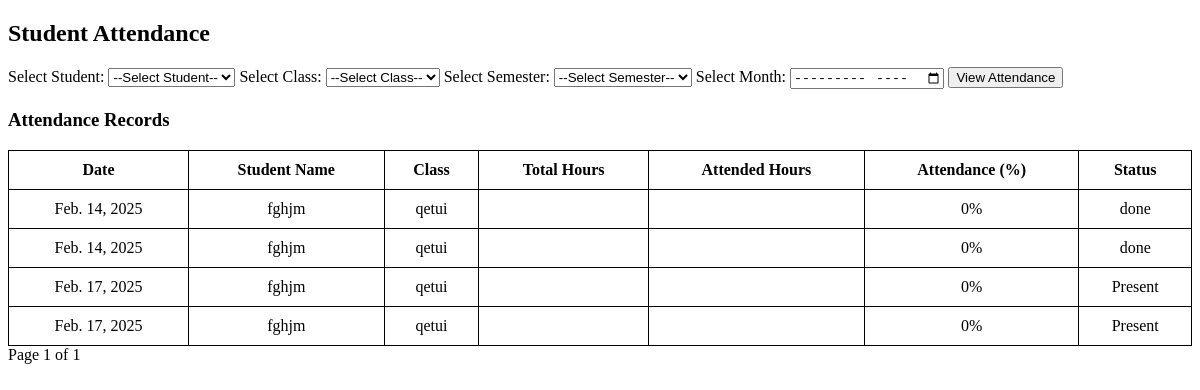
Screenshot of /attendanceview/ with the database file from the repository.
### SynChronisApp/models.py (models this page shows)
class AttendanceTable(models.Model):
    StudentName = models.ForeignKey(StudentTable, on_delete=models.CASCADE, null=True, blank=True)
    Date = models.DateField(null=True, blank=True)
    Period = models.CharField(max_length=50, null=True, blank=True)
    Status = models.CharField(max_length=50, null=True, blank=True)
    Attendance = models.IntegerField(null=True, blank=True)

class StudentTable(models.Model):
    Register_no = models.CharField(max_length=50, null=True, blank=True)
    Department = models.ForeignKey(DepartmentsTable, on_delete=models.CASCADE, null=True, blank=True)
    Semester = models.ForeignKey(SemesterTable, on_delete=models.CASCADE, null=True, blank=True)
    LOGIN = models.ForeignKey(LoginTable, on_delete=models.CASCADE, null=True, blank=True)
    ClassName = models.ForeignKey(ClassTable, on_delete=models.CASCADE, null=True, blank=True)
    StudentName = models.CharField(max_length=50, null=True, blank=True)
    Admission_no = models.CharField(max_length=50, null=True, blank=True)
    BatchYear = models.CharField(max_length=50, null=True, blank=True)
    Age = models.IntegerField(null=True, blank=True)
    Gender = models.CharField(max_length=50, null=True, blank=True)
    CourseName = models.ForeignKey(CourseTable, on_delete=models.CASCADE, null=True, blank=True)
    Date_of_birth = models.DateField(null=True, blank=True)
    Blood_group = models.CharField(max_length=50, null=True, blank=True)
    Guardian_name = models.CharField(max_length=50, null=True, blank=True)
    Guardian_relation = models.CharField(max_length=50, null=True, blank=True)
    Guardian_phone = models.BigIntegerField(null=True, blank=True)
    Email = models.CharField(max_length=50, null=True, blank=True)
    Address = models.CharField(max_length=50, null=True, blank=True)
    Phone_number = models.BigIntegerField(null=True, blank=True)

class ClassTable(models.Model):
    CType = [
        ('Class Room', 'Class Room'),
        ('Computer Lab', 'Computer Lab'),
        ('Electronics Lab', 'Electronics Lab'),
        ('Physics Lab', 'Physics Lab'),
        ('Chemistry Lab', 'Chemistry Lab'),
        ('Biology Lab', 'Biology Lab'),
        ('Maths Lab', 'Maths Lab'),
        ('Library', 'Library'),
        ('Auditorium', 'Auditorium'),
        ('Seminar Hall', 'Seminar Hall'),
    ]
    Semester = models.ForeignKey(SemesterTable, on_delete=models.CASCADE, null=True, blank=True)
    TeacherName = models.ForeignKey(TeacherTable, on_delete=models.CASCADE, null=True, blank=True)
    ClassName = models.CharField(max_length=50, null=True, blank=True)
    ClassType = models.CharField(max_length=50, choices=CType, null=True, blank=True)
    Latitude = models.CharField(max_length=50, null=True, blank=True)
    Longitude = models.CharField(max_length=50, null=True, blank=True)
    Location_name = models.CharField(max_length=50, null=True, blank=True)
    Radius = models.IntegerField(null=True, blank=True)

### SynChronisApp/views.py (the view)
# urls.py: path('attendanceview/', views.AttendanceView.as_view(), name='attendanceview'),
class AttendanceView(View):
    def get(self, request):
        semesters = SemesterTable.objects.all()
        students = StudentTable.objects.all()
        classes = ClassTable.objects.all()
        attendance = AttendanceTable.objects.all()
        page = request.GET.get('page', 1)
        paginator = Paginator(attendance, 10)  # Adjust number per page as needed
        paged_attendance = paginator.get_page(page)
        return render(request, 'attendanceview.html', {
            'attendance': paged_attendance,
            'students': students,
            'classes': classes,
            'semesters': semesters
        })

### templates/attendanceview.html (shortened to what this page needs)
<!DOCTYPE html>
<html>
<head>
</head>
<body>
    <h2>Student Attendance</h2>
    <div class="filter-section">
        <form method="GET" action="">
            <label for="student">Select Student:</label>
            <select name="student" id="student">
                <option value="">--Select Student--</option>
            </select>
            <label for="class">Select Class:</label>
            <select name="class" id="class">
                <option value="">--Select Class--</option>
            </select>
            <label for="semester">Select Semester:</label>
            <select name="semester" id="semester">
                <option value="">--Select Semester--</option>
            </select>
            <label for="month">Select Month:</label>
            <input type="month" name="month" id="month">
            <button type="submit">View Attendance</button>
        </form>
    </div>
    <h3>Attendance Records</h3>
    <table>
        <thead>
            <tr>
                <th>Date</th>
                <th>Student Name</th>
                <th>Class</th>
                <th>Total Hours</th>
                <th>Attended Hours</th>
                <th>Attendance (%)</th>
                <th>Status</th>
            </tr>
        </thead>
        <tbody>
            {% for record in attendance %}
                <tr>
                    <td>{{ record.Date }}</td>
                    <td>{{ record.StudentName.StudentName }}</td>
                    <td>{{ record.StudentName.ClassName.ClassName }}</td>
                    <td>{{ record.TotalHours }}</td>
                    <td>{{ record.AttendedHours }}</td>
                    <td>
                        {% if record.TotalHours > 0 %}
                            {{ record.AttendedHours|floatformat:2 }} / {{ record.TotalHours }}
                            ({{ record.AttendedHours|divisibleby:record.TotalHours|floatformat:2 }}%)
                        {% else %}
                            0%
                        {% endif %}
                    </td>
                    <td>{{ record.Status }}</td>
                </tr>
            {% endfor %}
        </tbody>
    </table>
    <div>
        Page {{ attendance.number }} of {{ attendance.paginator.num_pages }}
    </div>
</body>
</html>

### templates/attendanceview.html (style rules this page uses)
table { width: 100%; border-collapse: collapse; }
table, th, td { border: 1px solid black; }
th, td { padding: 10px; text-align: center; }
.filter-section { margin-bottom: 20px; }

### rows the page displays
AttendanceTable: Date "Feb. 14, 2025", StudentName.StudentName "fghjm", StudentName.ClassName.ClassName "qetui", Status "done"
AttendanceTable: Date "Feb. 14, 2025", StudentName.StudentName "fghjm", StudentName.ClassName.ClassName "qetui", Status "done"
AttendanceTable: Date "Feb. 17, 2025", StudentName.StudentName "fghjm", StudentName.ClassName.ClassName "qetui", Status "Present"
AttendanceTable: Date "Feb. 17, 2025", StudentName.StudentName "fghjm", StudentName.ClassName.ClassName "qetui", Status "Present"

### other values shown
{{ attendance.number }} "1"
{{ attendance.paginator.num_pages }} "1"
